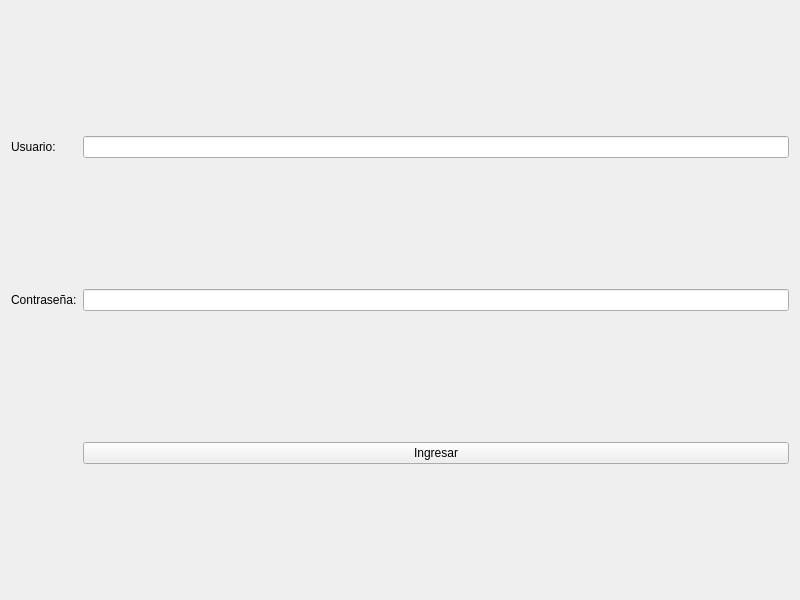
<?xml version="1.0" encoding="UTF-8"?>
<ui version="4.0">
 <class>Login</class>
 <widget class="QWidget" name="Login">
  <property name="geometry">
   <rect>
    <x>0</x>
    <y>0</y>
    <width>800</width>
    <height>600</height>
   </rect>
  </property>
  <property name="windowTitle">
   <string>Login</string>
  </property>
  <layout class="QGridLayout" name="gridLayout">
   <item row="0" column="0">
    <widget class="QLabel" name="label">
     <property name="text">
      <string>Usuario:</string>
     </property>
    </widget>
   </item>
   <item row="0" column="1">
    <widget class="QLineEdit" name="leUser"/>
   </item>
   <item row="1" column="0">
    <widget class="QLabel" name="label_2">
     <property name="text">
      <string>Contraseña:</string>
     </property>
    </widget>
   </item>
   <item row="1" column="1">
    <widget class="QLineEdit" name="lePassword">
     <property name="echoMode">
      <enum>QLineEdit::Password</enum>
     </property>
    </widget>
   </item>
   <item row="2" column="1">
    <widget class="QPushButton" name="pbLogin">
     <property name="text">
      <string>Ingresar</string>
     </property>
    </widget>
   </item>
  </layout>
 </widget>
 <resources/>
 <connections/>
</ui>
